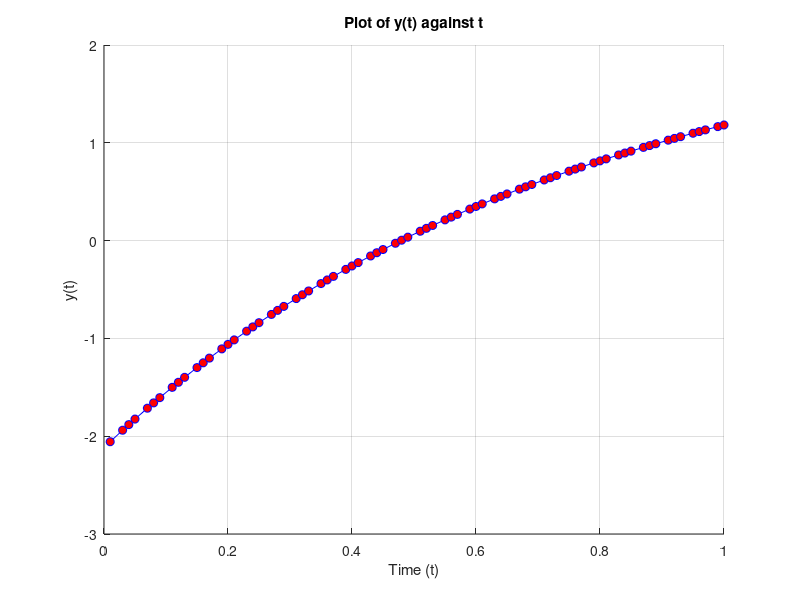

Source code (MATLAB):
b0 = -2.11602973;
b1 = 6.020230054;
b2 = -4.02079592;
b3 = 1.52802786;
b4 = -0.22932868;

t = [0.01, 0.03, 0.04, 0.05, 0.07, 0.08, 0.09, 0.11, 0.12, 0.13, ...
     0.15, 0.16, 0.17, 0.19, 0.20, 0.21, 0.23, 0.24, 0.25, 0.27, ...
     0.28, 0.29, 0.31, 0.32, 0.33, 0.35, 0.36, 0.37, 0.39, 0.40, ...
     0.41, 0.43, 0.44, 0.45, 0.47, 0.48, 0.49, 0.51, 0.52, 0.53, ...
     0.55, 0.56, 0.57, 0.59, 0.60, 0.61, 0.63, 0.64, 0.65, 0.67, ...
     0.68, 0.69, 0.71, 0.72, 0.73, 0.75, 0.76, 0.77, 0.79, 0.80, ...
     0.81, 0.83, 0.84, 0.85, 0.87, 0.88, 0.89, 0.91, 0.92, 0.93, ...
     0.95, 0.96, 0.97, 0.99, 1.00];

y= b0 + b1*(t) + b2*(t.^2) + b3*(t.^3) + b4*(t.^4);
figure;
hold on;
plot(t, y,'bo-','MarkerFaceColor','r');
xlabel('Time (t)');
ylabel('y(t)');
title('Plot of y(t) against t');
grid on;
hold off;